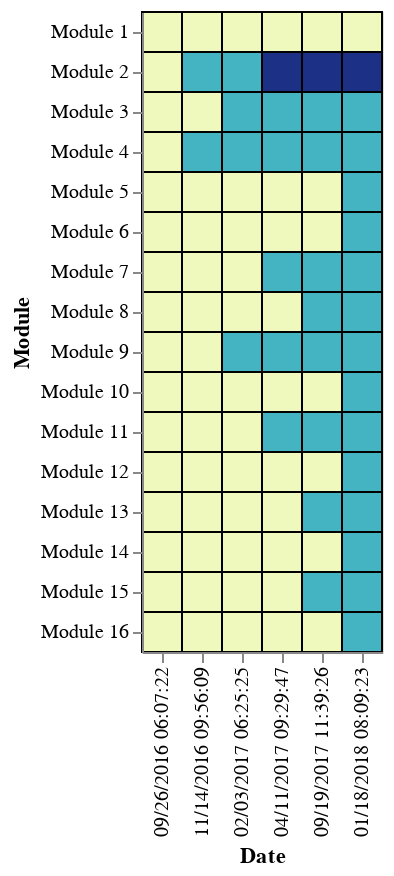

The cell this chart's notebook holds for it:
### Code cell
#disable altair max rows
alt.data_transformers.disable_max_rows()

#plot heat map for each bus that changes colour each time a module is replaced

select_bus = alt.selection_single(
    name='Select', fields=['Bus'], init={'Bus': 1},
    bind=alt.binding_range(min=1, max=130, step=1)
)

chart = alt.Chart(df_heatmap).mark_rect(stroke='black').encode(
    x=alt.X('Date', title="Date", sort=None),
    y=alt.Y('Module', title="Module", sort=None),
    color=alt.Color('value', legend=None)
).add_selection(select_bus).transform_filter(select_bus)

chart

### Figure 1 — Vega-Lite specification as saved in the notebook (floating-point values rounded to 4 significant figures; data arrays with more than 128 entries replaced by an {"elided": "..."} marker saying what was removed)
{"config": {"view": {"continuousWidth": 400, "continuousHeight": 300}}, "data": {"name": "data-7db754095c67eb5d72052d2c0cfa736d"}, "mark": {"type": "rect", "stroke": "black"}, "encoding": {"color": {"type": "quantitative", "field": "value", "legend": null}, "x": {"type": "nominal", "field": "Date", "sort": null, "title": "Date"}, "y": {"type": "nominal", "field": "Module", "sort": null, "title": "Module"}}, "selection": {"Select": {"type": "single", "fields": ["Bus"], "init": {"Bus": 1}, "bind": {"input": "range", "max": 130, "min": 1, "step": 1}}}, "transform": [{"filter": {"selection": "Select"}}], "$schema": "https://vega.github.io/schema/vega-lite/v4.8.1.json", "datasets": {"data-7db754095c67eb5d72052d2c0cfa736d": {"elided": "10320 records"}}}
